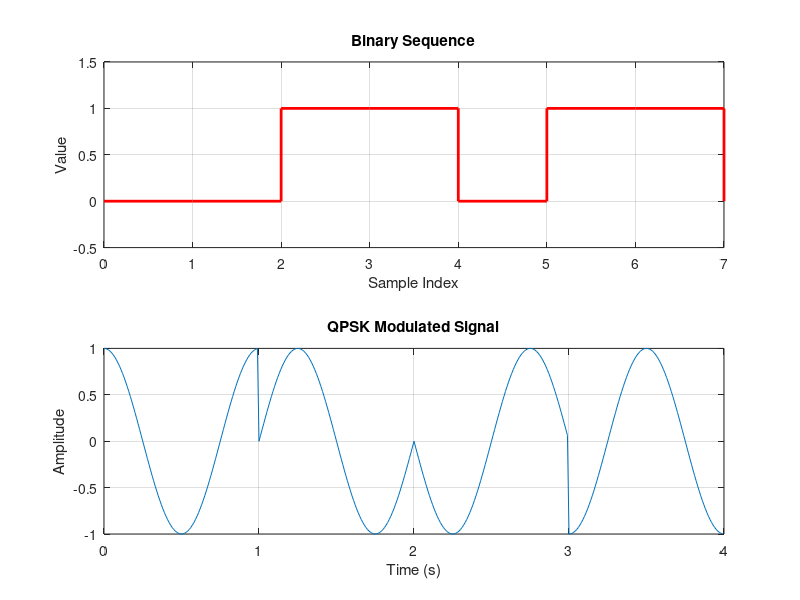

Here is the MATLAB script that generated this plot:
% Parameters
Fs = 100;           % Sampling frequency (Hz)
Tb = 1;             % Bit duration (s)
t = 0:1/Fs:Tb-1/Fs; % Time vector for one bit duration

% Binary sequence (example: 0, 0, 1, 1, 0, 1, 1, 0)
binarySequence = [0 0 1 1 0 1 1 0]; 

% Initialize modulated signal
modulatedSignal = [];

% QPSK modulation
for i = 1:2:length(binarySequence)-1
    % Combine two bits for QPSK (00, 01, 10, 11)
    bits = binarySequence(i:i+1);
    if isequal(bits, [0 0])
        modulatedSignal = [modulatedSignal cos(2 * pi * 1 * t)]; % Phase 0
    elseif isequal(bits, [0 1])
        modulatedSignal = [modulatedSignal cos(2 * pi * 1 * t + pi/2)]; % Phase 90 degrees
    elseif isequal(bits, [1 0])
        modulatedSignal = [modulatedSignal cos(2 * pi * 1 * t + pi);]; % Phase 180 degrees
    else
        modulatedSignal = [modulatedSignal cos(2 * pi * 1 * t + 3*pi/2)]; % Phase 270 degrees
    end
end

% Time vector for the entire modulated signal
timeVector = 0:1/Fs:(length(modulatedSignal) / Fs) - 1/Fs; 

% Plotting with subplot
figure;

subplot(2,1,1);
stairs((0:length(binarySequence)-1), binarySequence, 'r', 'LineWidth', 2);
title('Binary Sequence');
xlabel('Sample Index');
ylabel('Value');
ylim([-0.5 1.5]);
grid on;

subplot(2,1,2);
plot(timeVector, modulatedSignal);
title('QPSK Modulated Signal');
xlabel('Time (s)');
ylabel('Amplitude');
grid on;
